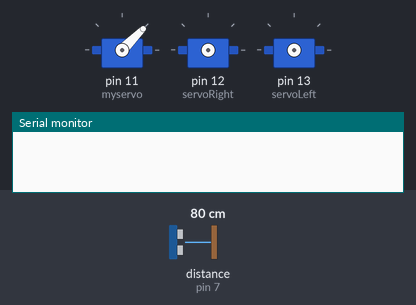
This sketch was run on a simulated Arduino Uno, built with avr-gcc and run on an emulated ATmega328P. On the bench: 3 × servo, the last lines printed to the serial monitor. Wiring (inferred from the names in the program): ultrasonic range finder: trigger pin 7; echo pin 7. Inputs (shaded band) come from the test bench; at power-on: distance to the obstacle (sensor on pin 7) 80 cm. The echo pulse lasts 58.3 µs per cm.

Above: at 0.1 s.
At 8.2 s:
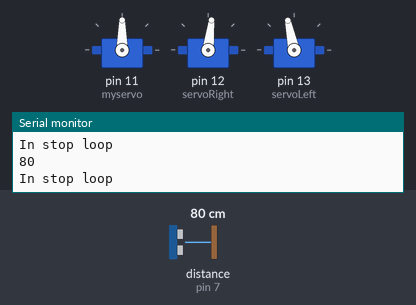
8.3 s: distance to the obstacle (sensor on pin 7) set to 2 cm
At 9.7 s:
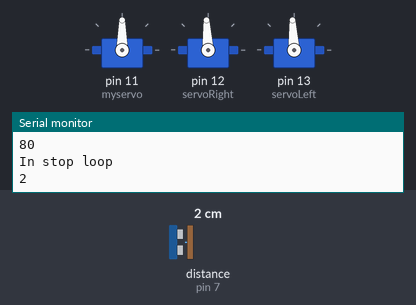
Timing chart, 0 to 11.3 s (numbered marks = the images above; inputs shaded):
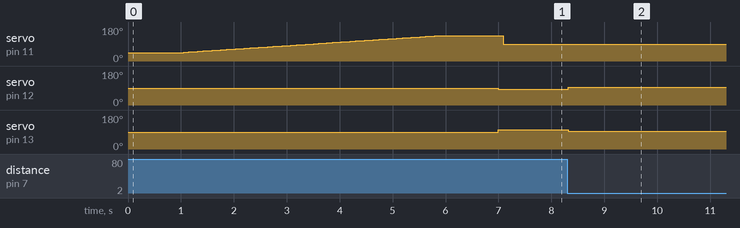

Measured:
- after the input at 8.3 s, servo on pin 12 (servoRight): 83° → 93° at once; servo on pin 13 (servoLeft): 102° → 93° at once
- by itself, servo on pin 11 (myservo): rises from 45° to 135° in 4.9 s, then falls to 90° in 1.2 s

The sketch:

pingsensor.v2.ino
```cpp
#include <Servo.h>

const int pingPin = 7;
int largestdist = 0;
int midpointindex = 0;
const byte listsize = 90;
Servo myservo;
Servo servoRight;
Servo servoLeft;


int leftObj[listsize];
int rightObj[listsize];

int rightCount = 0;
int leftCount = 0;

int degree = 7;


void setup()
{

  myservo.attach(11);
  myservo.write(45);
  delay(1000);

  servoRight.attach(12);
  servoLeft.attach(13);

  Serial.begin(9600);
  sweepDetect();
  delay(1000);
  if (rightCount > leftCount)
  {
    maneuver(-100,100,(abs((leftObj[(leftCount/2)])-90)*(degree)));
    Serial.print("Left Smaller, turns degree: ");
    Serial.println(abs((leftObj[0])-90));
  }
  if (leftCount > rightCount)
  {
    maneuver(100,-100,(abs((rightObj[(rightCount/2)]-90))*(degree)));
    Serial.print("Right Smaller, turns degree: ");
    Serial.println(abs((rightObj[0])-90));
  }
  maneuver(100,100,100);

}

void loop()
{
  stopbyobj();

}

long microsecondsToCentimeters(long microseconds) {
  // The speed of sound is 340 m/s or 29 microseconds per centimeter.
  // The ping travels out and back, so to find the distance of the object we
  // take half of the distance travelled.
  return microseconds / 29 / 2;
}

void stopbyobj()
{
  Serial.println("In stop loop");
  myservo.write(90);
  delay(50);
  int dist = detect();
  Serial.println(dist);
  if (dist <10)
  {
    maneuver(0,0,-1);
    Serial.println("Stop by object");
  }

}

void sweepDetect()
{

  int firstdist = detect();
  for (int pos = 45; pos <= 135; pos += 1)
  {

    myservo.write(pos);
    delay(40);
    int seconddist = detect();
    if (seconddist < 100)
    {
      Serial.println("First dist under 100cm");

      if ((-2 < (firstdist - seconddist) < 2))
      {
        if (pos<90)
        {
          rightObj[rightCount] = pos;
          rightCount += 1;
          Serial.print("Right obj: ");
          Serial.print("pos :");
          Serial.print(pos);
          Serial.print(" dist :");
          Serial.println(seconddist);
        }
        if (pos>90)
        {
          leftObj[leftCount] = pos;
          leftCount += 1;
          Serial.print("Left obj: ");
          Serial.print("pos :");
          Serial.print(pos);
          Serial.print(" dist :");
          Serial.println(seconddist);
        }
        else
        {
          continue;
        }
        firstdist = seconddist;
      }
      else
      {
        continue;
      }


    }

  }
  Serial.print("Left count;");
  Serial.println(leftCount);
  Serial.print("Right count;");
  Serial.println(rightCount);
}

int detect()
{
  // establish variables for duration of the ping, and the distance result
  // in inches and centimeters:
  long duration, cm;

  // The PING))) is triggered by a HIGH pulse of 2 or more microseconds.
  // Give a short LOW pulse beforehand to ensure a clean HIGH pulse:
  pinMode(pingPin, OUTPUT);
  digitalWrite(pingPin, LOW);
  delayMicroseconds(2);
  digitalWrite(pingPin, HIGH);
  delayMicroseconds(5);
  digitalWrite(pingPin, LOW);

  // The same pin is used to read the signal from the PING))): a HIGH pulse
  // whose duration is the time (in microseconds) from the sending of the ping
  // to the reception of its echo off of an object.
  pinMode(pingPin, INPUT);
  duration = pulseIn(pingPin, HIGH);

  // convert the time into a distance
  cm = microsecondsToCentimeters(duration);

  //Serial.print(cm);
  //Serial.print("cm");
  //Serial.println();
  return(cm);


  delay(100);
}

void maneuver(int speedLeft,int speedRight,int times)
{
  servoLeft.writeMicroseconds(1500 +speedLeft);
  servoRight.writeMicroseconds(1500 -speedRight);
  delay(times);
  if (times ==-1)
  {
    servoLeft.detach();
    servoRight.detach();
  }
}
```
